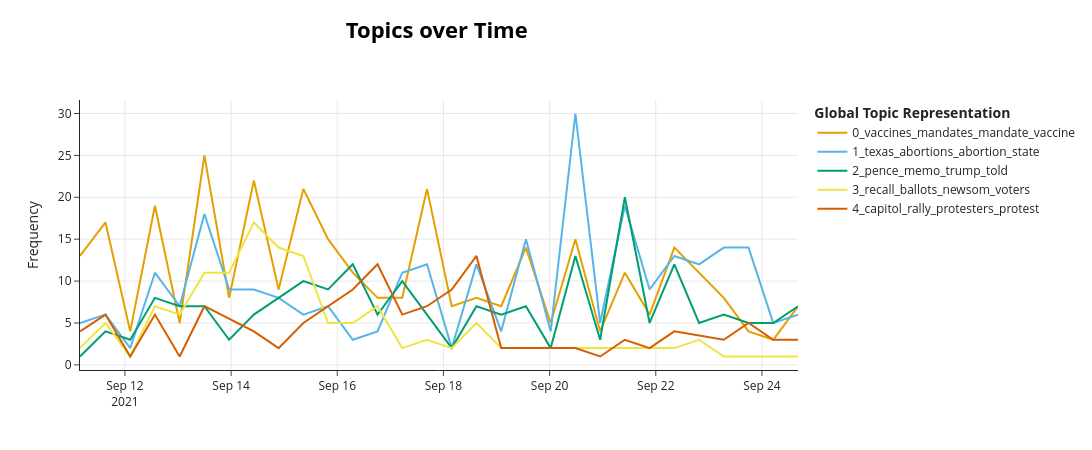

The notebook cell saved with this chart:
### Code cell
topic_model.visualize_topics_over_time(topics_over_time, top_n_topics=5)

### Figure 1 — Plotly figure (JSON) as saved in the notebook; plotly's stock layout.template omitted (floating-point values rounded to 4 significant figures)
{"data": [{"hoverinfo": "text", "hovertext": ["<b>Topic 0</b><br>Words: vaccines, biden, upset, vaccine, shot", "<b>Topic 0</b><br>Words: biden, immunity, vaccine, immune, patients", "<b>Topic 0</b><br>Words: vaccinated, vaccines, vaccination, unvaccinated, pandemic", "<b>Topic 0</b><br>Words: covid, coronavirus, states, vaccinated, pandemic", "<b>Topic 0</b><br>Words: covid, mandates, americans, coronavirus, patients", "<b>Topic 0</b><br>Words: vaccine, covid, vaccination, mandates, mandate", "<b>Topic 0</b><br>Words: vaccines, vaccination, vaccinated, vaccine, mandates", "<b>Topic 0</b><br>Words: vaccinated, vaccine, desantis, infected, news", "<b>Topic 0</b><br>Words: mandate, vaccines, mandates, biden, vax", "<b>Topic 0</b><br>Words: vaccines, vaccinated, vaccine, vaccinations, mandates", "<b>Topic 0</b><br>Words: they, vaccines, mandates, hosts, mandate", "<b>Topic 0</b><br>Words: covid, vaccines, vaccine, vaccinated, vaccination", "<b>Topic 0</b><br>Words: covid, notified, biden, vaccines, says", "<b>Topic 0</b><br>Words: covid, coronavirus, threaten, pandemic, viral", "<b>Topic 0</b><br>Words: covid, fda, vaccines, vaccine, booster", "<b>Topic 0</b><br>Words: shortages, frustrated, vaccines, unvaccinated, mandates", "<b>Topic 0</b><br>Words: warns, mandate, mandates, vaccines, vaccination", "<b>Topic 0</b><br>Words: covid, flags, coronavirus, cnn, vaccines", "<b>Topic 0</b><br>Words: vaccines, vaccine, vaccinate, covid, americans", "<b>Topic 0</b><br>Words: covid, coronavirus, vax, dies, vaxxers", "<b>Topic 0</b><br>Words: covid, unvaccinated, vaccinate, vaccines, mandated", "<b>Topic 0</b><br>Words: covid, coronavirus, 1918, vaccinated, vaccines", "<b>Topic 0</b><br>Words: covid, vaccines, vaccine, masks, protect", "<b>Topic 0</b><br>Words: vaccines, desantis, vaccine, covid, vaccinated", "<b>Topic 0</b><br>Words: florida, vaccines, surgeon, masks, experts", "<b>Topic 0</b><br>Words: covid, florida, fl, quarantine, students", "<b>Topic 0</b><br>Words: covid, vaccines, coronavirus, they, vaccine", "<b>Topic 0</b><br>Words: covid, vaccinated, coronavirus, kids, vaccines", "<b>Topic 0</b><br>Words: vaccines, vaccinated, vaccination, vaccine, biden", "<b>Topic 0</b><br>Words: vaccines, vaccinated, covid, vaccine, outbreaks"], "marker": {"color": "#E69F00"}, "mode": "lines", "name": "0_vaccines_mandates_mandate_vaccine", "type": "scatter", "x": ["2021-09-11T03:41:05.361000", "2021-09-11T15:12:07.633333", "2021-09-12T02:23:02.266666", "2021-09-12T13:33:56.900000", "2021-09-13T00:44:51.533333", "2021-09-13T11:55:46.166666", "2021-09-13T23:06:40.800000", "2021-09-14T10:17:35.433333", "2021-09-14T21:28:30.066666", "2021-09-15T08:39:24.700000", "2021-09-15T19:50:19.333333", "2021-09-16T07:01:13.966666", "2021-09-16T18:12:08.600000", "2021-09-17T05:23:03.233333", "2021-09-17T16:33:57.866666", "2021-09-18T03:44:52.500000", "2021-09-18T14:55:47.133333", "2021-09-19T02:06:41.766666", "2021-09-19T13:17:36.400000", "2021-09-20T00:28:31.033333", "2021-09-20T11:39:25.666666", "2021-09-20T22:50:20.300000", "2021-09-21T10:01:14.933333", "2021-09-21T21:12:09.566666", "2021-09-22T08:23:04.200000", "2021-09-22T19:33:58.833333", "2021-09-23T06:44:53.466666", "2021-09-23T17:55:48.100000", "2021-09-24T05:06:42.733333", "2021-09-24T16:17:37.366666"], "y": [13, 17, 4, 19, 5, 25, 8, 22, 9, 21, 15, 11, 8, 8, 21, 7, 8, 7, 14, 5, 15, 4, 11, 6, 14, 11, 8, 4, 3, 7]}, {"hoverinfo": "text", "hovertext": ["<b>Topic 1</b><br>Words: texas, censorship, blocking, bill, they", "<b>Topic 1</b><br>Words: abortions, abortion, texas, they, relocate", "<b>Topic 1</b><br>Words: abortions, republicans, abortion, restricting, reproductive", "<b>Topic 1</b><br>Words: texas, abbott, they, texans, censorship", "<b>Topic 1</b><br>Words: court, barrett, justice, they, supreme", "<b>Topic 1</b><br>Words: partisan, partisanship, barrett, coney, justices", "<b>Topic 1</b><br>Words: rulings, warn, advocates, state, court", "<b>Topic 1</b><br>Words: kavanaugh, court, ruling, supreme, protests", "<b>Topic 1</b><br>Words: kavanaugh, protest, justices, texas, court", "<b>Topic 1</b><br>Words: boycott, outrage, texas, offensive, abortion", "<b>Topic 1</b><br>Words: sue, court, roe, texas, states", "<b>Topic 1</b><br>Words: block, tx, justices, sued, court", "<b>Topic 1</b><br>Words: warns, defends, abbott, oppose, destroying", "<b>Topic 1</b><br>Words: clarence, thomas, warns, criticizes, court", "<b>Topic 1</b><br>Words: justices, insists, clarence, upheld, thomas", "<b>Topic 1</b><br>Words: texans, texas, clarence, uterus, thomas", "<b>Topic 1</b><br>Words: violates, violated, texas, violation, abortion", "<b>Topic 1</b><br>Words: justices, texas, doctor, procedure, court", "<b>Topic 1</b><br>Words: rourke, beto, texas, governor, run", "<b>Topic 1</b><br>Words: legislators, texas, redistricting, abbott, republicans", "<b>Topic 1</b><br>Words: texas, roe, rourke, abbott, challenge", "<b>Topic 1</b><br>Words: sues, sued, doctor, texas, violated", "<b>Topic 1</b><br>Words: restricting, abortions, restrictions, texas, legislators", "<b>Topic 1</b><br>Words: texas, sues, abortion, republicans, amendment", "<b>Topic 1</b><br>Words: bill, texas, lawmaker, cruz, abortions", "<b>Topic 1</b><br>Words: florida, abortion, texas, cruz, state", "<b>Topic 1</b><br>Words: texas, abortion, sue, gubernatorial, state", "<b>Topic 1</b><br>Words: abortions, pence, kavanaugh, abortion, roe", "<b>Topic 1</b><br>Words: texas, trump, cruz, voter, donald", "<b>Topic 1</b><br>Words: they, republican, passes, fail, people"], "marker": {"color": "#56B4E9"}, "mode": "lines", "name": "1_texas_abortions_abortion_state", "type": "scatter", "x": ["2021-09-11T03:41:05.361000", "2021-09-11T15:12:07.633333", "2021-09-12T02:23:02.266666", "2021-09-12T13:33:56.900000", "2021-09-13T00:44:51.533333", "2021-09-13T11:55:46.166666", "2021-09-13T23:06:40.800000", "2021-09-14T10:17:35.433333", "2021-09-14T21:28:30.066666", "2021-09-15T08:39:24.700000", "2021-09-15T19:50:19.333333", "2021-09-16T07:01:13.966666", "2021-09-16T18:12:08.600000", "2021-09-17T05:23:03.233333", "2021-09-17T16:33:57.866666", "2021-09-18T03:44:52.500000", "2021-09-18T14:55:47.133333", "2021-09-19T02:06:41.766666", "2021-09-19T13:17:36.400000", "2021-09-20T00:28:31.033333", "2021-09-20T11:39:25.666666", "2021-09-20T22:50:20.300000", "2021-09-21T10:01:14.933333", "2021-09-21T21:12:09.566666", "2021-09-22T08:23:04.200000", "2021-09-22T19:33:58.833333", "2021-09-23T06:44:53.466666", "2021-09-23T17:55:48.100000", "2021-09-24T05:06:42.733333", "2021-09-24T16:17:37.366666"], "y": [5, 6, 2, 11, 7, 18, 9, 9, 8, 6, 7, 3, 4, 11, 12, 2, 12, 4, 15, 4, 30, 5, 19, 9, 13, 12, 14, 14, 5, 6]}, {"hoverinfo": "text", "hovertext": ["<b>Topic 2</b><br>Words: extremism, republicans, republican, rhodes, ben", "<b>Topic 2</b><br>Words: coup, counteract, trump, conspiracy, pentagon", "<b>Topic 2</b><br>Words: republicans, republican, gop, run, will", "<b>Topic 2</b><br>Words: republicans, voters, trump, republican, poll", "<b>Topic 2</b><br>Words: republicans, rant, democrats, overturn, trump", "<b>Topic 2</b><br>Words: republicans, conservatives, trump, they, dangerously", "<b>Topic 2</b><br>Words: democrats, republicans, overturn, clinton, republican", "<b>Topic 2</b><br>Words: pence, trump, republicans, gop, bush", "<b>Topic 2</b><br>Words: pence, trump, mcconnell, donald, told", "<b>Topic 2</b><br>Words: trump, donald, pence, newsmax, republicans", "<b>Topic 2</b><br>Words: lie, rants, ranted, won, winning", "<b>Topic 2</b><br>Words: trump, donald, mcconnell, moron, republicans", "<b>Topic 2</b><br>Words: tantrum, says, warned, lie, trump", "<b>Topic 2</b><br>Words: republicans, gop, trumpism, trump, republican", "<b>Topic 2</b><br>Words: trump, presidential, republicans, headlines, gop", "<b>Topic 2</b><br>Words: dogma, gop, trumpism, republican, trump", "<b>Topic 2</b><br>Words: trump, gop, republicans, mcconnell, lunatic", "<b>Topic 2</b><br>Words: overturn, rhetoric, republicans, twist, republican", "<b>Topic 2</b><br>Words: republicans, republican, democrats, gop, conservative", "<b>Topic 2</b><br>Words: claims, fraud, biden, complained, they", "<b>Topic 2</b><br>Words: pence, mcconnell, trump, republicans, investigated", "<b>Topic 2</b><br>Words: trumpism, trump, border, donald, us", "<b>Topic 2</b><br>Words: memo, pence, claims, told, trump", "<b>Topic 2</b><br>Words: republicans, democrats, bombshells, republican, gop", "<b>Topic 2</b><br>Words: authoritarian, authoritarians, trump, republicans, warn", "<b>Topic 2</b><br>Words: bluffing, they, republicans, time, rattled", "<b>Topic 2</b><br>Words: republicans, trump, gop, candidates, they", "<b>Topic 2</b><br>Words: republicans, mcconnell, republican, democrats, trumpism", "<b>Topic 2</b><br>Words: trumpism, centrists, propaganda, fascist, trump", "<b>Topic 2</b><br>Words: coup, trump, republicans, memo, donald"], "marker": {"color": "#009E73"}, "mode": "lines", "name": "2_pence_memo_trump_told", "type": "scatter", "x": ["2021-09-11T03:41:05.361000", "2021-09-11T15:12:07.633333", "2021-09-12T02:23:02.266666", "2021-09-12T13:33:56.900000", "2021-09-13T00:44:51.533333", "2021-09-13T11:55:46.166666", "2021-09-13T23:06:40.800000", "2021-09-14T10:17:35.433333", "2021-09-14T21:28:30.066666", "2021-09-15T08:39:24.700000", "2021-09-15T19:50:19.333333", "2021-09-16T07:01:13.966666", "2021-09-16T18:12:08.600000", "2021-09-17T05:23:03.233333", "2021-09-17T16:33:57.866666", "2021-09-18T03:44:52.500000", "2021-09-18T14:55:47.133333", "2021-09-19T02:06:41.766666", "2021-09-19T13:17:36.400000", "2021-09-20T00:28:31.033333", "2021-09-20T11:39:25.666666", "2021-09-20T22:50:20.300000", "2021-09-21T10:01:14.933333", "2021-09-21T21:12:09.566666", "2021-09-22T08:23:04.200000", "2021-09-22T19:33:58.833333", "2021-09-23T06:44:53.466666", "2021-09-23T17:55:48.100000", "2021-09-24T05:06:42.733333", "2021-09-24T16:17:37.366666"], "y": [1, 4, 3, 8, 7, 7, 3, 6, 8, 10, 9, 12, 6, 10, 6, 2, 7, 6, 7, 2, 13, 3, 20, 5, 12, 5, 6, 5, 5, 7]}, {"hoverinfo": "text", "hovertext": ["<b>Topic 3</b><br>Words: republicans, california, surge, ca, desantis", "<b>Topic 3</b><br>Words: newsom, recall, votes, voters, ballot", "<b>Topic 3</b><br>Words: newsom, votes, recall, voters, ballots", "<b>Topic 3</b><br>Words: recall, voters, votes, vote, ahead", "<b>Topic 3</b><br>Words: larry, elder, recall, retain, abuse", "<b>Topic 3</b><br>Words: recall, newsom, ca, votes, voters", "<b>Topic 3</b><br>Words: larry, voters, voter, fraud, election", "<b>Topic 3</b><br>Words: recall, ballots, voters, ballot, election", "<b>Topic 3</b><br>Words: newsom, recall, cnn, ballots, gubernatorial", "<b>Topic 3</b><br>Words: recall, california, flashes, gop, rigged", "<b>Topic 3</b><br>Words: recalls, recall, ca, california, warn", "<b>Topic 3</b><br>Words: recall, newsom, votes, results, won", "<b>Topic 3</b><br>Words: newsom, recall, voters, votes, ballot", "<b>Topic 3</b><br>Words: newsom, votes, abolishes, vote, defeat", "<b>Topic 3</b><br>Words: newsom, votes, voters, polls, ballot", "<b>Topic 3</b><br>Words: recall, panic, newsom, anger, election", "<b>Topic 3</b><br>Words: recall, california, ca, fresno, partisan", "<b>Topic 3</b><br>Words: gop, republicans, california, ca, votes", "<b>Topic 3</b><br>Words: republicans, decriminalizing, ca, newsom, alabama", "<b>Topic 3</b><br>Words: recall, failure, california, ca, nothing", "<b>Topic 3</b><br>Words: votes, newsom, ballots, voters, disputes", "<b>Topic 3</b><br>Words: lindell, fraud, voter, newsmax, voters", "<b>Topic 3</b><br>Words: quits, ca, officer, california, covid", "<b>Topic 3</b><br>Words: alien, california, ca, replace, laws"], "marker": {"color": "#F0E442"}, "mode": "lines", "name": "3_recall_ballots_newsom_voters", "type": "scatter", "x": ["2021-09-11T03:41:05.361000", "2021-09-11T15:12:07.633333", "2021-09-12T02:23:02.266666", "2021-09-12T13:33:56.900000", "2021-09-13T00:44:51.533333", "2021-09-13T11:55:46.166666", "2021-09-13T23:06:40.800000", "2021-09-14T10:17:35.433333", "2021-09-14T21:28:30.066666", "2021-09-15T08:39:24.700000", "2021-09-15T19:50:19.333333", "2021-09-16T07:01:13.966666", "2021-09-16T18:12:08.600000", "2021-09-17T05:23:03.233333", "2021-09-17T16:33:57.866666", "2021-09-18T03:44:52.500000", "2021-09-18T14:55:47.133333", "2021-09-19T02:06:41.766666", "2021-09-19T13:17:36.400000", "2021-09-20T11:39:25.666666", "2021-09-22T08:23:04.200000", "2021-09-22T19:33:58.833333", "2021-09-23T06:44:53.466666", "2021-09-24T16:17:37.366666"], "y": [2, 5, 1, 7, 6, 11, 11, 17, 14, 13, 5, 5, 7, 2, 3, 2, 5, 2, 2, 2, 2, 3, 1, 1]}, {"hoverinfo": "text", "hovertext": ["<b>Topic 4</b><br>Words: prosecutors, defendants, pleads, jailed, plead", "<b>Topic 4</b><br>Words: insurrectionists, rioters, capitol, extremists, riot", "<b>Topic 4</b><br>Words: rally, muhlenberg, gather, crowd, protesters", "<b>Topic 4</b><br>Words: rally, capitol, officials, protest, attendees", "<b>Topic 4</b><br>Words: capitol, january, congress, staff, attack", "<b>Topic 4</b><br>Words: capitol, police, arrest, officers, dc", "<b>Topic 4</b><br>Words: rally, january, capitol, protesters, protest", "<b>Topic 4</b><br>Words: rally, attend, protesters, attendees, protest", "<b>Topic 4</b><br>Words: capitol, rioters, riot, protest, rally", "<b>Topic 4</b><br>Words: capitol, rally, rioters, dc, protest", "<b>Topic 4</b><br>Words: capitol, riot, rally, rioters, police", "<b>Topic 4</b><br>Words: rally, rioters, riot, riots, persecuted", "<b>Topic 4</b><br>Words: attack, forces, rally, january, supporters", "<b>Topic 4</b><br>Words: rioters, riot, rioter, capitol, rally", "<b>Topic 4</b><br>Words: capitol, rally, demonstrators, rioters, protest", "<b>Topic 4</b><br>Words: rally, protest, crowd, gathers, capitol", "<b>Topic 4</b><br>Words: protesters, rally, crowd, capitol, police", "<b>Topic 4</b><br>Words: rally, insurrectionists, protesters, protest, gather", "<b>Topic 4</b><br>Words: protesters, rioters, riot, protest, rioter", "<b>Topic 4</b><br>Words: subpoenas, committee, panel, week, january", "<b>Topic 4</b><br>Words: protesters, capitol, subpoenas, missouri, deputies", "<b>Topic 4</b><br>Words: subpoenas, capitol, doj, subpoena, aides", "<b>Topic 4</b><br>Words: protest, rally, riot, police, reform", "<b>Topic 4</b><br>Words: probes, investigating, ahead, investigation, how", "<b>Topic 4</b><br>Words: subpoenas, committee, protesters, subpoenaed, subpoena", "<b>Topic 4</b><br>Words: investigation, investigations, plotters, investigating, freaked", "<b>Topic 4</b><br>Words: capitol, trump, pleads, protesters, scrutinised"], "marker": {"color": "#D55E00"}, "mode": "lines", "name": "4_capitol_rally_protesters_protest", "type": "scatter", "x": ["2021-09-11T03:41:05.361000", "2021-09-11T15:12:07.633333", "2021-09-12T02:23:02.266666", "2021-09-12T13:33:56.900000", "2021-09-13T00:44:51.533333", "2021-09-13T11:55:46.166666", "2021-09-14T10:17:35.433333", "2021-09-14T21:28:30.066666", "2021-09-15T08:39:24.700000", "2021-09-15T19:50:19.333333", "2021-09-16T07:01:13.966666", "2021-09-16T18:12:08.600000", "2021-09-17T05:23:03.233333", "2021-09-17T16:33:57.866666", "2021-09-18T03:44:52.500000", "2021-09-18T14:55:47.133333", "2021-09-19T02:06:41.766666", "2021-09-19T13:17:36.400000", "2021-09-20T11:39:25.666666", "2021-09-20T22:50:20.300000", "2021-09-21T10:01:14.933333", "2021-09-21T21:12:09.566666", "2021-09-22T08:23:04.200000", "2021-09-23T06:44:53.466666", "2021-09-23T17:55:48.100000", "2021-09-24T05:06:42.733333", "2021-09-24T16:17:37.366666"], "y": [4, 6, 1, 6, 1, 7, 4, 2, 5, 7, 9, 12, 6, 7, 9, 13, 2, 2, 2, 1, 3, 2, 4, 3, 5, 3, 3]}], "layout": {"height": 450, "hoverlabel": {"bgcolor": "white", "font": {"family": "Rockwell", "size": 16}}, "legend": {"title": {"text": "<b>Global Topic Representation"}}, "title": {"font": {"color": "Black", "size": 22}, "text": "<b>Topics over Time</b>", "x": 0.4, "xanchor": "center", "y": 0.95, "yanchor": "top"}, "width": 1250, "xaxis": {"showgrid": true}, "yaxis": {"showgrid": true, "title": {"text": "Frequency"}}}}
